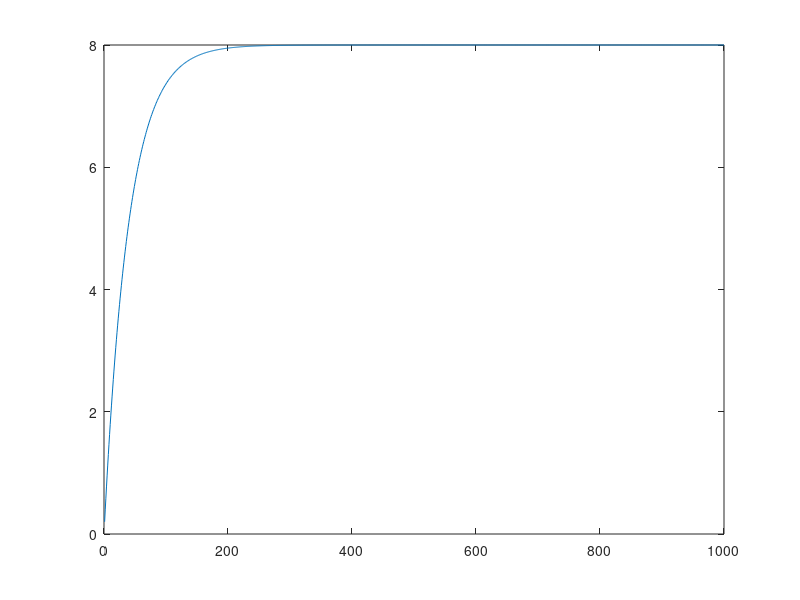

Recreate this plot in MATLAB.
% Basic integrate-and-fire neuron 
% R Rao 2007

clear
close all
% input current
% 1 nA = 1000 pA
I = .2 % 0.2 nA is the largest current that will fail to cause the neuron to spike
% IMPORTANT: chaning I = 0.3 will cause the neuron to spike

% capacitance and leak resistance
C = 1 % nF
R = 40 % M ohms

% I & F implementation dV/dt = - V/RC + I/C
% Using h = 1 ms step size, Euler method

V = 0;
tstop = 1000;
abs_ref = 5; % absolute refractory period 
ref = 0; % absolute refractory period counter
V_trace = []; % voltage trace for plotting
V_th = 10; % spike threshold
spikes=0;
for t = 1:tstop
  
   if ~ref
     V = V - (V/(R*C)) + (I/C);
   else
     ref = ref - 1;
     V = 0.2*V_th; % reset voltage
   end
   
   if (V > V_th)
     V = 50;  % emit spike
     ref = abs_ref; % set refractory counter
     spikes=spikes+1;
   end

   V_trace = [V_trace V];

end
  
  plot(V_trace)